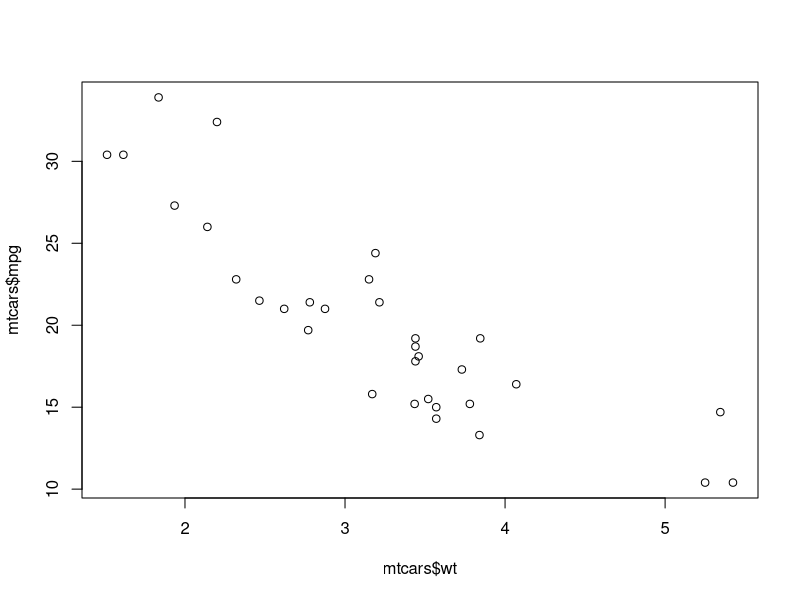
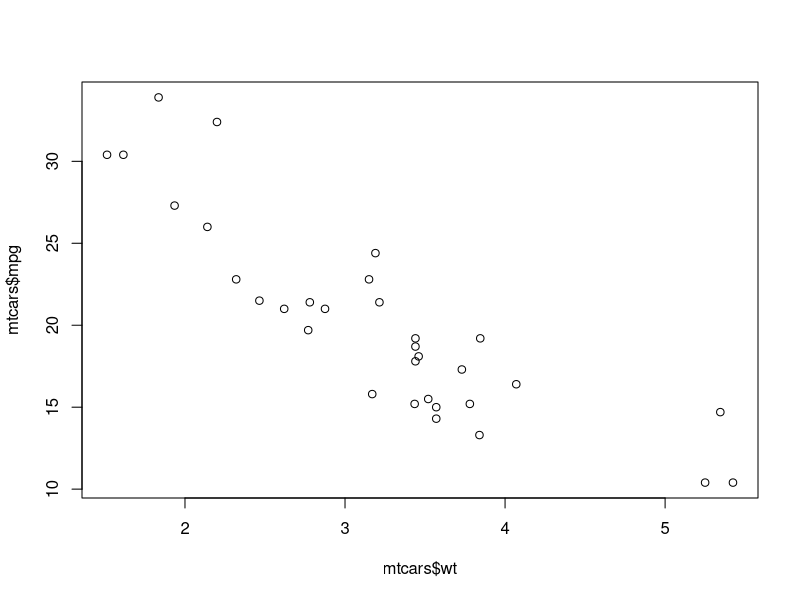
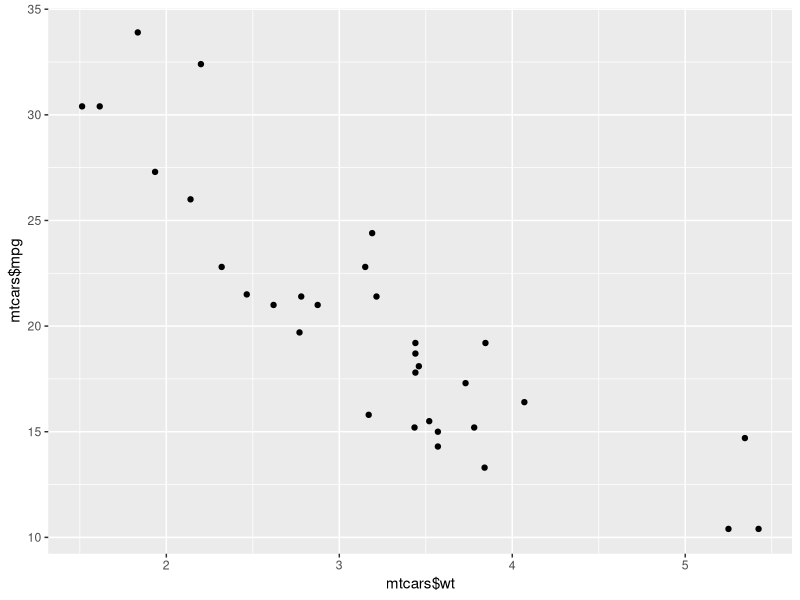
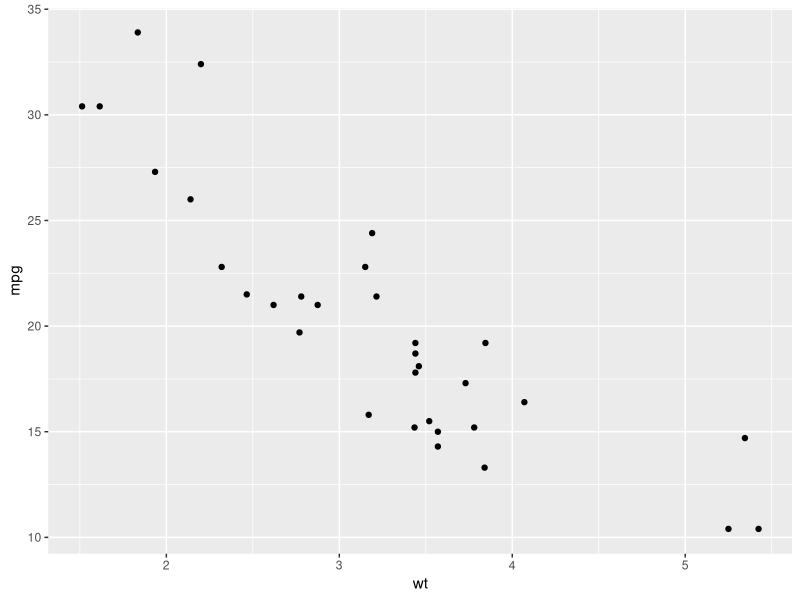
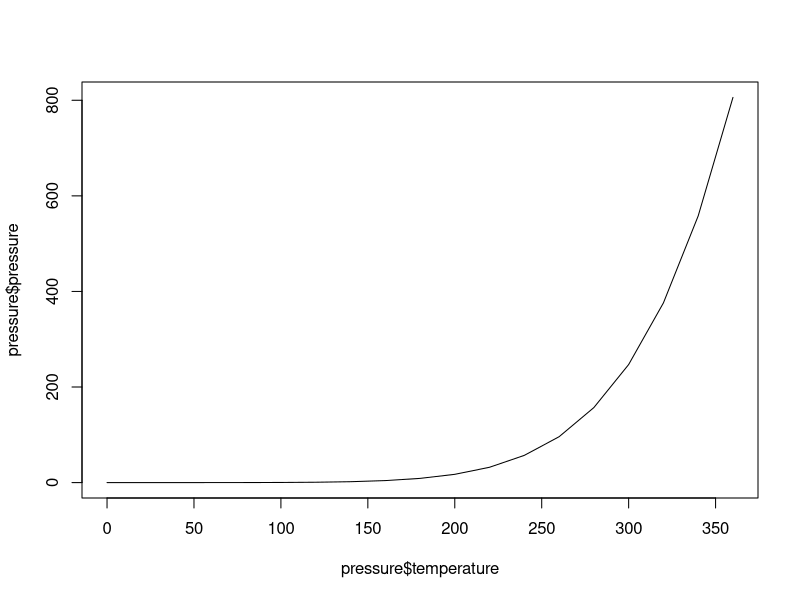
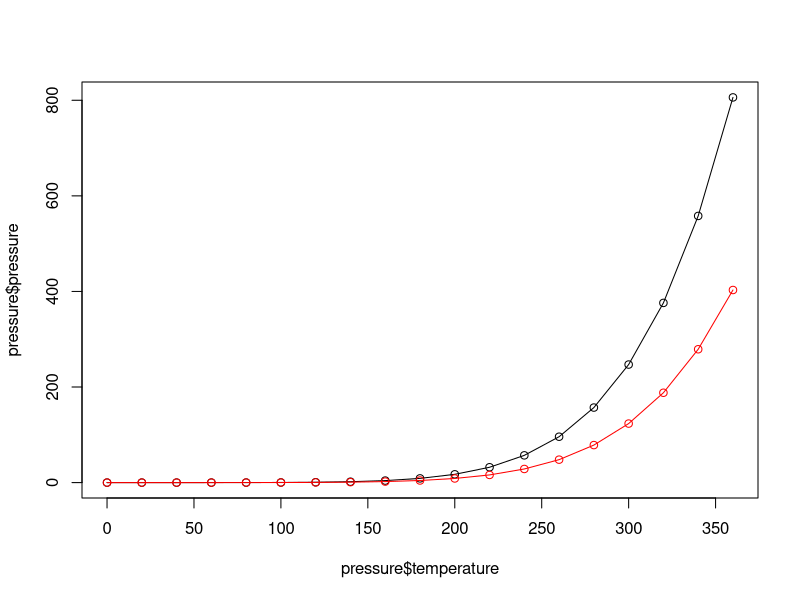
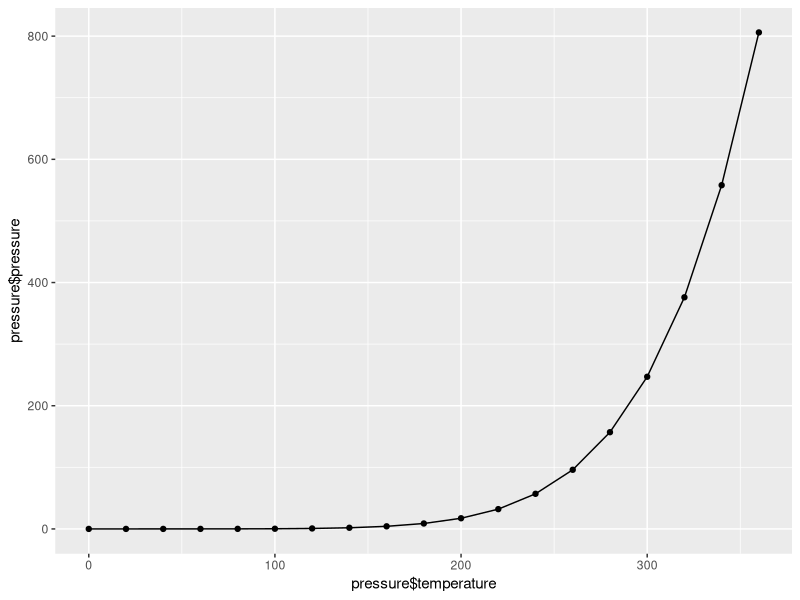
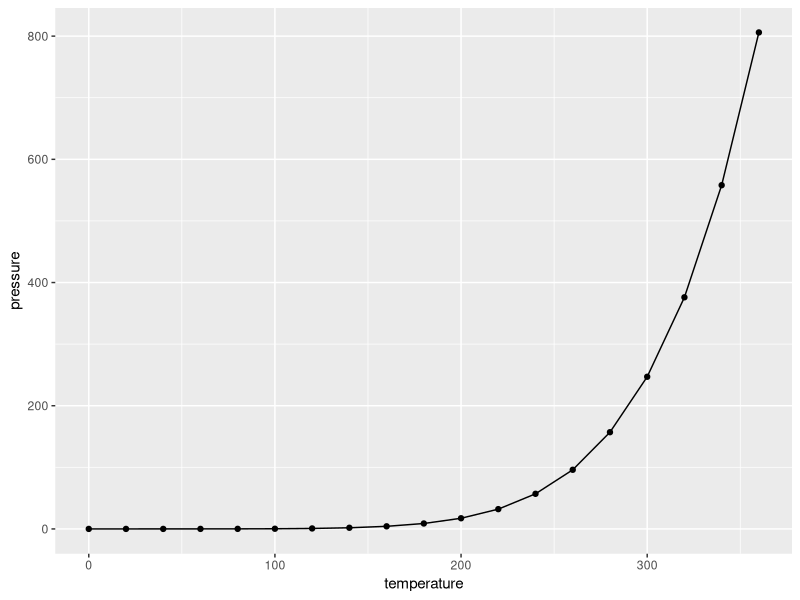

Source code (R) for these figures, in order:
## ---- chunk 1
knitr::opts_chunk$set(echo      = TRUE, 
                      warning   = FALSE, 
                      message   = FALSE, 
                      fig.path  = 'figuras/', 
                      fig.ext   = 'jpeg',
                      fig.align = 'center')
library(tidyverse)
## ---- chunk 2
plot(mtcars$wt, mtcars$mpg)
# ou
plot(mtcars$mpg ~ mtcars$wt)
## ---- chunk 3
qplot(mtcars$wt, mtcars$mpg)
## ---- chunk 4
ggplot(data = mtcars, aes(x = wt, y = mpg)) + geom_point()
## ---- chunk 5
plot(pressure$temperature, pressure$pressure, type = "l")
## ---- chunk 6
plot(pressure$temperature, pressure$pressure, type = "l")
points(pressure$temperature, pressure$pressure)
#
lines(pressure$temperature,  pressure$pressure/2, col = "red")
points(pressure$temperature, pressure$pressure/2, col = "red")

## ---- chunk 7
qplot(pressure$temperature, pressure$pressure, geom = c("line", "point"))
## ---- chunk 8
ggplot(pressure, aes(x = temperature, y = pressure)) +
  geom_line()                                        +
  geom_point()
## ---- chunk 9
barplot(BOD$demand, names.arg = BOD$Time)
## ---- chunk 10
table(mtcars$cyl)

#
barplot(table(mtcars$cyl))
## ---- chunk 11
library(ggplot2)
#qplot(Time, demand, data = BOD, geom = "bar", stat = "identity")
## ---- chunk 12
ggplot(BOD, aes(x = Time, y = demand)) + geom_bar(stat = "identity")
